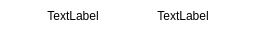
<?xml version="1.0" encoding="UTF-8"?>
<ui version="4.0">
 <class>Form</class>
 <widget class="QWidget" name="Form">
  <property name="geometry">
   <rect>
    <x>0</x>
    <y>0</y>
    <width>270</width>
    <height>32</height>
   </rect>
  </property>
  <property name="sizePolicy">
   <sizepolicy hsizetype="Preferred" vsizetype="Fixed">
    <horstretch>0</horstretch>
    <verstretch>0</verstretch>
   </sizepolicy>
  </property>
  <property name="baseSize">
   <size>
    <width>0</width>
    <height>24</height>
   </size>
  </property>
  <property name="windowTitle">
   <string>Form</string>
  </property>
  <property name="styleSheet">
   <string notr="true">background-color:#FFFFFF;</string>
  </property>
  <layout class="QHBoxLayout" name="horizontalLayout">
   <property name="spacing">
    <number>0</number>
   </property>
   <property name="margin">
    <number>0</number>
   </property>
   <item>
    <widget class="QPushButton" name="leftBU">
     <property name="sizePolicy">
      <sizepolicy hsizetype="Fixed" vsizetype="Expanding">
       <horstretch>0</horstretch>
       <verstretch>0</verstretch>
      </sizepolicy>
     </property>
     <property name="maximumSize">
      <size>
       <width>18</width>
       <height>32</height>
      </size>
     </property>
     <property name="styleSheet">
      <string notr="true">border-radius:6;</string>
     </property>
     <property name="text">
      <string/>
     </property>
     <property name="icon">
      <iconset resource="cdSlideSelector.qrc">
       <normaloff>:/Left_01.png</normaloff>:/Left_01.png</iconset>
     </property>
     <property name="iconSize">
      <size>
       <width>18</width>
       <height>32</height>
      </size>
     </property>
    </widget>
   </item>
   <item>
    <widget class="QFrame" name="frame">
     <property name="sizePolicy">
      <sizepolicy hsizetype="Expanding" vsizetype="Preferred">
       <horstretch>0</horstretch>
       <verstretch>0</verstretch>
      </sizepolicy>
     </property>
     <layout class="QHBoxLayout" name="horizontalLayout_2">
      <property name="spacing">
       <number>0</number>
      </property>
      <property name="margin">
       <number>0</number>
      </property>
      <item>
       <widget class="QLabel" name="leftLA">
        <property name="text">
         <string>TextLabel</string>
        </property>
        <property name="alignment">
         <set>Qt::AlignCenter</set>
        </property>
       </widget>
      </item>
      <item>
       <widget class="QLabel" name="rightLA">
        <property name="text">
         <string>TextLabel</string>
        </property>
        <property name="alignment">
         <set>Qt::AlignCenter</set>
        </property>
       </widget>
      </item>
     </layout>
    </widget>
   </item>
   <item>
    <widget class="QPushButton" name="rightBU">
     <property name="sizePolicy">
      <sizepolicy hsizetype="Minimum" vsizetype="Expanding">
       <horstretch>0</horstretch>
       <verstretch>0</verstretch>
      </sizepolicy>
     </property>
     <property name="maximumSize">
      <size>
       <width>32</width>
       <height>32</height>
      </size>
     </property>
     <property name="text">
      <string/>
     </property>
     <property name="icon">
      <iconset resource="cdSlideSelector.qrc">
       <normaloff>:/Right_01.png</normaloff>:/Right_01.png</iconset>
     </property>
     <property name="iconSize">
      <size>
       <width>32</width>
       <height>32</height>
      </size>
     </property>
     <property name="flat">
      <bool>true</bool>
     </property>
    </widget>
   </item>
  </layout>
 </widget>
 <resources>
  <include location="../resources.qrc"/>
  <include location="cdSlideSelector.qrc"/>
 </resources>
 <connections/>
</ui>
